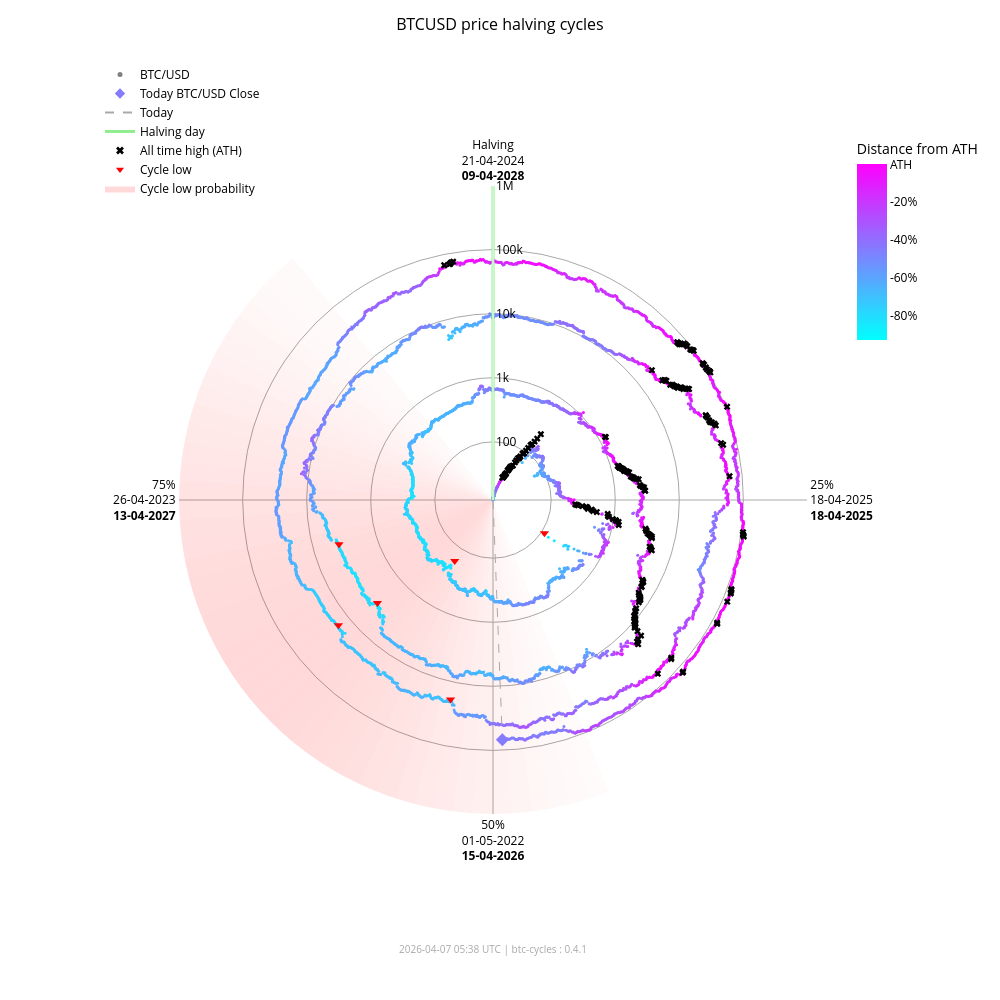

Notebook code for this chart:
### Markdown cell above
### Interactive chart (plotly)

### Code cell
fig_interactive = btc.plot(
    kind="interactive",
    from_date="2012-11-28",
)
# plotly config for interactivity
config = {"scrollZoom": True, "displayModeBar": True}
# display in notebook
fig_interactive.show(config=config)

### Figure 1 — Plotly figure (JSON) as saved in the notebook; plotly's stock layout.template omitted (floating-point values rounded to 4 significant figures; data arrays with more than 128 entries replaced by an {"elided": "..."} marker saying what was removed)
{"data": [{"fill": "toself", "fillcolor": "rgba(255,0,0,0.017168280509461755)", "hoverinfo": "skip", "line": {"width": 0}, "mode": "lines", "r": [12.35, 1000000, 1000000, 12.35, 12.35], "showlegend": false, "theta": [158.4, 158.4, 162.0, 162.0, 158.4], "type": "scatterpolar"}, {"fill": "toself", "fillcolor": "rgba(255,0,0,0.022114794501891175)", "hoverinfo": "skip", "line": {"width": 0}, "mode": "lines", "r": [12.35, 1000000, 1000000, 12.35, 12.35], "showlegend": false, "theta": [162.0, 162.0, 165.6, 165.6, 162.0], "type": "scatterpolar"}, {"fill": "toself", "fillcolor": "rgba(255,0,0,0.02790404259511669)", "hoverinfo": "skip", "line": {"width": 0}, "mode": "lines", "r": [12.35, 1000000, 1000000, 12.35, 12.35], "showlegend": false, "theta": [165.6, 165.6, 169.2, 169.2, 165.6], "type": "scatterpolar"}, {"fill": "toself", "fillcolor": "rgba(255,0,0,0.034518294852420334)", "hoverinfo": "skip", "line": {"width": 0}, "mode": "lines", "r": [12.35, 1000000, 1000000, 12.35, 12.35], "showlegend": false, "theta": [169.2, 169.2, 172.8, 172.8, 169.2], "type": "scatterpolar"}, {"fill": "toself", "fillcolor": "rgba(255,0,0,0.041901979682821514)", "hoverinfo": "skip", "line": {"width": 0}, "mode": "lines", "r": [12.35, 1000000, 1000000, 12.35, 12.35], "showlegend": false, "theta": [172.8, 172.8, 176.4, 176.4, 172.8], "type": "scatterpolar"}, {"fill": "toself", "fillcolor": "rgba(255,0,0,0.04996405861294358)", "hoverinfo": "skip", "line": {"width": 0}, "mode": "lines", "r": [12.35, 1000000, 1000000, 12.35, 12.35], "showlegend": false, "theta": [176.4, 176.4, 180.0, 180.0, 176.4], "type": "scatterpolar"}, {"fill": "toself", "fillcolor": "rgba(255,0,0,0.05858349692240514)", "hoverinfo": "skip", "line": {"width": 0}, "mode": "lines", "r": [12.35, 1000000, 1000000, 12.35, 12.35], "showlegend": false, "theta": [180.0, 180.0, 183.6, 183.6, 180.0], "type": "scatterpolar"}, {"fill": "toself", "fillcolor": "rgba(255,0,0,0.06761662035375064)", "hoverinfo": "skip", "line": {"width": 0}, "mode": "lines", "r": [12.35, 1000000, 1000000, 12.35, 12.35], "showlegend": false, "theta": [183.6, 183.6, 187.2, 187.2, 183.6], "type": "scatterpolar"}, {"fill": "toself", "fillcolor": "rgba(255,0,0,0.07690481219944661)", "hoverinfo": "skip", "line": {"width": 0}, "mode": "lines", "r": [12.35, 1000000, 1000000, 12.35, 12.35], "showlegend": false, "theta": [187.2, 187.2, 190.8, 190.8, 187.2], "type": "scatterpolar"}, {"fill": "toself", "fillcolor": "rgba(255,0,0,0.08628112000611096)", "hoverinfo": "skip", "line": {"width": 0}, "mode": "lines", "r": [12.35, 1000000, 1000000, 12.35, 12.35], "showlegend": false, "theta": [190.8, 190.8, 194.4, 194.4, 190.8], "type": "scatterpolar"}, {"fill": "toself", "fillcolor": "rgba(255,0,0,0.09557490841018089)", "hoverinfo": "skip", "line": {"width": 0}, "mode": "lines", "r": [12.35, 1000000, 1000000, 12.35, 12.35], "showlegend": false, "theta": [194.4, 194.4, 198.0, 198.0, 194.4], "type": "scatterpolar"}, {"fill": "toself", "fillcolor": "rgba(255,0,0,0.10461455782963762)", "hoverinfo": "skip", "line": {"width": 0}, "mode": "lines", "r": [12.35, 1000000, 1000000, 12.35, 12.35], "showlegend": false, "theta": [198.0, 198.0, 201.6, 201.6, 198.0], "type": "scatterpolar"}, {"fill": "toself", "fillcolor": "rgba(255,0,0,0.11322908719652829)", "hoverinfo": "skip", "line": {"width": 0}, "mode": "lines", "r": [12.35, 1000000, 1000000, 12.35, 12.35], "showlegend": false, "theta": [201.6, 201.6, 205.2, 205.2, 201.6], "type": "scatterpolar"}, {"fill": "toself", "fillcolor": "rgba(255,0,0,0.12125015337052986)", "hoverinfo": "skip", "line": {"width": 0}, "mode": "lines", "r": [12.35, 1000000, 1000000, 12.35, 12.35], "showlegend": false, "theta": [205.2, 205.2, 208.8, 208.8, 205.2], "type": "scatterpolar"}, {"fill": "toself", "fillcolor": "rgba(255,0,0,0.12851590515331976)", "hoverinfo": "skip", "line": {"width": 0}, "mode": "lines", "r": [12.35, 1000000, 1000000, 12.35, 12.35], "showlegend": false, "theta": [208.8, 208.8, 212.4, 212.4, 208.8], "type": "scatterpolar"}, {"fill": "toself", "fillcolor": "rgba(255,0,0,0.13487757461161184)", "hoverinfo": "skip", "line": {"width": 0}, "mode": "lines", "r": [12.35, 1000000, 1000000, 12.35, 12.35], "showlegend": false, "theta": [212.4, 212.4, 216.0, 216.0, 212.4], "type": "scatterpolar"}, {"fill": "toself", "fillcolor": "rgba(255,0,0,0.14020862181849592)", "hoverinfo": "skip", "line": {"width": 0}, "mode": "lines", "r": [12.35, 1000000, 1000000, 12.35, 12.35], "showlegend": false, "theta": [216.0, 216.0, 219.6, 219.6, 216.0], "type": "scatterpolar"}, {"fill": "toself", "fillcolor": "rgba(255,0,0,0.14441504950654527)", "hoverinfo": "skip", "line": {"width": 0}, "mode": "lines", "r": [12.35, 1000000, 1000000, 12.35, 12.35], "showlegend": false, "theta": [219.6, 219.6, 223.2, 223.2, 219.6], "type": "scatterpolar"}, {"fill": "toself", "fillcolor": "rgba(255,0,0,0.14744459351271713)", "hoverinfo": "skip", "line": {"width": 0}, "mode": "lines", "r": [12.35, 1000000, 1000000, 12.35, 12.35], "showlegend": false, "theta": [223.2, 223.2, 226.8, 226.8, 223.2], "type": "scatterpolar"}, {"fill": "toself", "fillcolor": "rgba(255,0,0,0.14929223192296423)", "hoverinfo": "skip", "line": {"width": 0}, "mode": "lines", "r": [12.35, 1000000, 1000000, 12.35, 12.35], "showlegend": false, "theta": [226.8, 226.8, 230.4, 230.4, 226.8], "type": "scatterpolar"}, {"fill": "toself", "fillcolor": "rgba(255,0,0,0.15)", "hoverinfo": "skip", "line": {"width": 0}, "mode": "lines", "r": [12.35, 1000000, 1000000, 12.35, 12.35], "showlegend": false, "theta": [230.4, 230.4, 234.0, 234.0, 230.4], "type": "scatterpolar"}, {"fill": "toself", "fillcolor": "rgba(255,0,0,0.14965033825231114)", "hoverinfo": "skip", "line": {"width": 0}, "mode": "lines", "r": [12.35, 1000000, 1000000, 12.35, 12.35], "showlegend": false, "theta": [234.0, 234.0, 237.6, 237.6, 234.0], "type": "scatterpolar"}, {"fill": "toself", "fillcolor": "rgba(255,0,0,0.14835378057909807)", "hoverinfo": "skip", "line": {"width": 0}, "mode": "lines", "r": [12.35, 1000000, 1000000, 12.35, 12.35], "showlegend": false, "theta": [237.6, 237.6, 241.2, 241.2, 237.6], "type": "scatterpolar"}, {"fill": "toself", "fillcolor": "rgba(255,0,0,0.14623322283554635)", "hoverinfo": "skip", "line": {"width": 0}, "mode": "lines", "r": [12.35, 1000000, 1000000, 12.35, 12.35], "showlegend": false, "theta": [241.2, 241.2, 244.8, 244.8, 241.2], "type": "scatterpolar"}, {"fill": "toself", "fillcolor": "rgba(255,0,0,0.1434078538226231)", "hoverinfo": "skip", "line": {"width": 0}, "mode": "lines", "r": [12.35, 1000000, 1000000, 12.35, 12.35], "showlegend": false, "theta": [244.8, 244.8, 248.4, 248.4, 244.8], "type": "scatterpolar"}, {"fill": "toself", "fillcolor": "rgba(255,0,0,0.13997983179373427)", "hoverinfo": "skip", "line": {"width": 0}, "mode": "lines", "r": [12.35, 1000000, 1000000, 12.35, 12.35], "showlegend": false, "theta": [248.4, 248.4, 252.0, 252.0, 248.4], "type": "scatterpolar"}, {"fill": "toself", "fillcolor": "rgba(255,0,0,0.13602598258454268)", "hoverinfo": "skip", "line": {"width": 0}, "mode": "lines", "r": [12.35, 1000000, 1000000, 12.35, 12.35], "showlegend": false, "theta": [252.0, 252.0, 255.6, 255.6, 252.0], "type": "scatterpolar"}, {"fill": "toself", "fillcolor": "rgba(255,0,0,0.13159547355344953)", "hoverinfo": "skip", "line": {"width": 0}, "mode": "lines", "r": [12.35, 1000000, 1000000, 12.35, 12.35], "showlegend": false, "theta": [255.6, 255.6, 259.2, 259.2, 255.6], "type": "scatterpolar"}, {"fill": "toself", "fillcolor": "rgba(255,0,0,0.12671301775492697)", "hoverinfo": "skip", "line": {"width": 0}, "mode": "lines", "r": [12.35, 1000000, 1000000, 12.35, 12.35], "showlegend": false, "theta": [259.2, 259.2, 262.8, 262.8, 259.2], "type": "scatterpolar"}, {"fill": "toself", "fillcolor": "rgba(255,0,0,0.12138610149219965)", "hoverinfo": "skip", "line": {"width": 0}, "mode": "lines", "r": [12.35, 1000000, 1000000, 12.35, 12.35], "showlegend": false, "theta": [262.8, 262.8, 266.4, 266.4, 262.8], "type": "scatterpolar"}, {"fill": "toself", "fillcolor": "rgba(255,0,0,0.1156142551644921)", "hoverinfo": "skip", "line": {"width": 0}, "mode": "lines", "r": [12.35, 1000000, 1000000, 12.35, 12.35], "showlegend": false, "theta": [266.4, 266.4, 270.0, 270.0, 266.4], "type": "scatterpolar"}, {"fill": "toself", "fillcolor": "rgba(255,0,0,0.10939851441251548)", "hoverinfo": "skip", "line": {"width": 0}, "mode": "lines", "r": [12.35, 1000000, 1000000, 12.35, 12.35], "showlegend": false, "theta": [270.0, 270.0, 273.6, 273.6, 270.0], "type": "scatterpolar"}, {"fill": "toself", "fillcolor": "rgba(255,0,0,0.10274974912946185)", "hoverinfo": "skip", "line": {"width": 0}, "mode": "lines", "r": [12.35, 1000000, 1000000, 12.35, 12.35], "showlegend": false, "theta": [273.6, 273.6, 277.2, 277.2, 273.6], "type": "scatterpolar"}, {"fill": "toself", "fillcolor": "rgba(255,0,0,0.09569517349791425)", "hoverinfo": "skip", "line": {"width": 0}, "mode": "lines", "r": [12.35, 1000000, 1000000, 12.35, 12.35], "showlegend": false, "theta": [277.2, 277.2, 280.8, 280.8, 277.2], "type": "scatterpolar"}, {"fill": "toself", "fillcolor": "rgba(255,0,0,0.08828282625646727)", "hoverinfo": "skip", "line": {"width": 0}, "mode": "lines", "r": [12.35, 1000000, 1000000, 12.35, 12.35], "showlegend": false, "theta": [280.8, 280.8, 284.4, 284.4, 280.8], "type": "scatterpolar"}, {"fill": "toself", "fillcolor": "rgba(255,0,0,0.08058400018765345)", "hoverinfo": "skip", "line": {"width": 0}, "mode": "lines", "r": [12.35, 1000000, 1000000, 12.35, 12.35], "showlegend": false, "theta": [284.4, 284.4, 288.0, 288.0, 284.4], "type": "scatterpolar"}, {"fill": "toself", "fillcolor": "rgba(255,0,0,0.07269354608292704)", "hoverinfo": "skip", "line": {"width": 0}, "mode": "lines", "r": [12.35, 1000000, 1000000, 12.35, 12.35], "showlegend": false, "theta": [288.0, 288.0, 291.6, 291.6, 288.0], "type": "scatterpolar"}, {"fill": "toself", "fillcolor": "rgba(255,0,0,0.06472784449068783)", "hoverinfo": "skip", "line": {"width": 0}, "mode": "lines", "r": [12.35, 1000000, 1000000, 12.35, 12.35], "showlegend": false, "theta": [291.6, 291.6, 295.2, 295.2, 291.6], "type": "scatterpolar"}, {"fill": "toself", "fillcolor": "rgba(255,0,0,0.05682021976743955)", "hoverinfo": "skip", "line": {"width": 0}, "mode": "lines", "r": [12.35, 1000000, 1000000, 12.35, 12.35], "showlegend": false, "theta": [295.2, 295.2, 298.8, 298.8, 295.2], "type": "scatterpolar"}, {"fill": "toself", "fillcolor": "rgba(255,0,0,0.04911378436707333)", "hoverinfo": "skip", "line": {"width": 0}, "mode": "lines", "r": [12.35, 1000000, 1000000, 12.35, 12.35], "showlegend": false, "theta": [298.8, 298.8, 302.4, 302.4, 298.8], "type": "scatterpolar"}, {"fill": "toself", "fillcolor": "rgba(255,0,0,0.04175213714896469)", "hoverinfo": "skip", "line": {"width": 0}, "mode": "lines", "r": [12.35, 1000000, 1000000, 12.35, 12.35], "showlegend": false, "theta": [302.4, 302.4, 306.0, 306.0, 302.4], "type": "scatterpolar"}, {"fill": "toself", "fillcolor": "rgba(255,0,0,0.034868865657538876)", "hoverinfo": "skip", "line": {"width": 0}, "mode": "lines", "r": [12.35, 1000000, 1000000, 12.35, 12.35], "showlegend": false, "theta": [306.0, 306.0, 309.6, 309.6, 306.0], "type": "scatterpolar"}, {"fill": "toself", "fillcolor": "rgba(255,0,0,0.02857722515334582)", "hoverinfo": "skip", "line": {"width": 0}, "mode": "lines", "r": [12.35, 1000000, 1000000, 12.35, 12.35], "showlegend": false, "theta": [309.6, 309.6, 313.2, 313.2, 309.6], "type": "scatterpolar"}, {"fill": "toself", "fillcolor": "rgba(255,0,0,0.022961515313555197)", "hoverinfo": "skip", "line": {"width": 0}, "mode": "lines", "r": [12.35, 1000000, 1000000, 12.35, 12.35], "showlegend": false, "theta": [313.2, 313.2, 316.8, 316.8, 313.2], "type": "scatterpolar"}, {"fill": "toself", "fillcolor": "rgba(255,0,0,0.01807146942917362)", "hoverinfo": "skip", "line": {"width": 0}, "mode": "lines", "r": [12.35, 1000000, 1000000, 12.35, 12.35], "showlegend": false, "theta": [316.8, 316.8, 320.4, 320.4, 316.8], "type": "scatterpolar"}, {"hoverinfo": "text", "marker": {"color": {"elided": "4879 str values"}, "size": 3}, "mode": "markers", "r": {"elided": "4879 float values"}, "showlegend": false, "text": {"elided": "4879 str values"}, "theta": {"elided": "4879 float values"}, "type": "scatterpolar"}, {"hoverinfo": "skip", "line": {"color": "lightgreen", "width": 3}, "mode": "lines", "r": [12.35, 1000000], "showlegend": false, "theta": [0, 0], "type": "scatterpolar"}, {"hoverinfo": "skip", "line": {"color": "darkgrey", "dash": "dash", "width": 1}, "mode": "lines", "r": [12.35, 68690.0], "showlegend": false, "theta": [177.8, 177.8], "type": "scatterpolar"}, {"hoverinfo": "text", "marker": {"color": "#847bff", "size": 10, "symbol": "diamond"}, "mode": "markers", "r": [68690.0], "showlegend": false, "text": ["Today<br>Date: 2026-04-07<br>Price: $68,690.82"], "theta": [177.8], "type": "scatterpolar"}, {"hoverinfo": "text", "marker": {"color": "black", "size": 6, "symbol": "x"}, "mode": "markers", "r": {"elided": "195 float values"}, "showlegend": false, "text": {"elided": "195 str values"}, "theta": {"elided": "195 float values"}, "type": "scatterpolar"}, {"hoverinfo": "text", "marker": {"color": "red", "size": 8, "symbol": "triangle-down"}, "mode": "markers", "r": [111.6, 164.9, 3233.0, 3925.0, 18950.0, 15760.0], "showlegend": false, "text": ["Cycle Low<br>Date: 2014-02-21<br>Price: $111.56<br>ATH distance: -91.0%", "Cycle Low<br>Date: 2015-01-14<br>Price: $164.92<br>ATH distance: -86.7%", "Cycle Low<br>Date: 2018-12-15<br>Price: $3,232.51<br>ATH distance: -83.3%", "Cycle Low<br>Date: 2019-03-25<br>Price: $3,924.55<br>ATH distance: -79.7%", "Cycle Low<br>Date: 2022-06-18<br>Price: $18,954.25<br>ATH distance: -71.9%", "Cycle Low<br>Date: 2022-11-21<br>Price: $15,760.19<br>ATH distance: -76.7%"], "theta": [122.8, 212.1, 228.3, 254.0, 192.0, 231.0], "type": "scatterpolar"}, {"marker": {"color": "grey", "size": 5}, "mode": "markers", "name": "BTC/USD", "r": [null], "theta": [null], "type": "scatterpolar"}, {"marker": {"color": "#847bff", "size": 8, "symbol": "diamond"}, "mode": "markers", "name": "Today BTC/USD Close", "r": [null], "theta": [null], "type": "scatterpolar"}, {"line": {"color": "darkgrey", "dash": "dash"}, "mode": "lines", "name": "Today", "r": [null], "theta": [null], "type": "scatterpolar"}, {"line": {"color": "lightgreen", "width": 3}, "mode": "lines", "name": "Halving day", "r": [null], "theta": [null], "type": "scatterpolar"}, {"marker": {"color": "black", "size": 7, "symbol": "x"}, "mode": "markers", "name": "All time high (ATH)", "r": [null], "theta": [null], "type": "scatterpolar"}, {"marker": {"color": "red", "size": 7, "symbol": "triangle-down"}, "mode": "markers", "name": "Cycle low", "r": [null], "theta": [null], "type": "scatterpolar"}, {"fill": "toself", "fillcolor": "rgba(255,0,0,0.15)", "line": {"width": 0}, "mode": "lines", "name": "Cycle low probability", "r": [null], "theta": [null], "type": "scatterpolar"}, {"hoverinfo": "skip", "marker": {"cmax": 0, "cmin": -0.9307, "color": [0], "colorbar": {"len": 0.25, "ticktext": ["ATH", "-20%", "-40%", "-60%", "-80%", "-100%"], "tickvals": [0, -0.2, -0.4, -0.6, -0.8, -1.0], "title": {"text": "Distance from ATH"}, "x": 0.95, "y": 0.92, "yanchor": "top"}, "colorscale": {"elided": "256x2 mixed values"}, "showscale": true, "size": 0}, "mode": "markers", "r": [null], "showlegend": false, "theta": [null], "type": "scatterpolar"}], "layout": {"annotations": [{"font": {"color": "darkgrey", "size": 10}, "showarrow": false, "text": "2026-04-07 05:38 UTC | btc-cycles : 0.4.1", "x": 0.5, "xref": "paper", "y": -0.02, "yref": "paper"}], "font": {"color": "black"}, "height": 1000, "legend": {"bgcolor": "rgba(0,0,0,0)", "font": {"color": "black"}, "x": 0.0, "y": 1.0}, "margin": {"b": 60, "l": 100, "r": 80, "t": 60}, "paper_bgcolor": "white", "plot_bgcolor": "white", "polar": {"angularaxis": {"color": "black", "direction": "clockwise", "gridcolor": "darkgrey", "rotation": 90, "ticktext": ["Halving<br>21-04-2024<br><b>09-04-2028</b>", "25%<br>18-04-2025<br><b>18-04-2025</b>", "50%<br>01-05-2022<br><b>15-04-2026</b>", "75%<br>26-04-2023<br><b>13-04-2027</b>"], "tickvals": [0, 90, 180, 270]}, "bgcolor": "white", "domain": {"x": [0.1, 0.9], "y": [0.05, 0.95]}, "radialaxis": {"angle": 90, "color": "black", "gridcolor": "darkgrey", "range": [1.092, 6.0], "tickangle": 90, "ticktext": ["100", "1k", "10k", "100k", "1M"], "tickvals": [100, 1000, 10000, 100000, 1000000], "type": "log"}}, "title": {"font": {"color": "black", "size": 16}, "text": "BTCUSD price halving cycles", "x": 0.5}, "width": 1000}}
